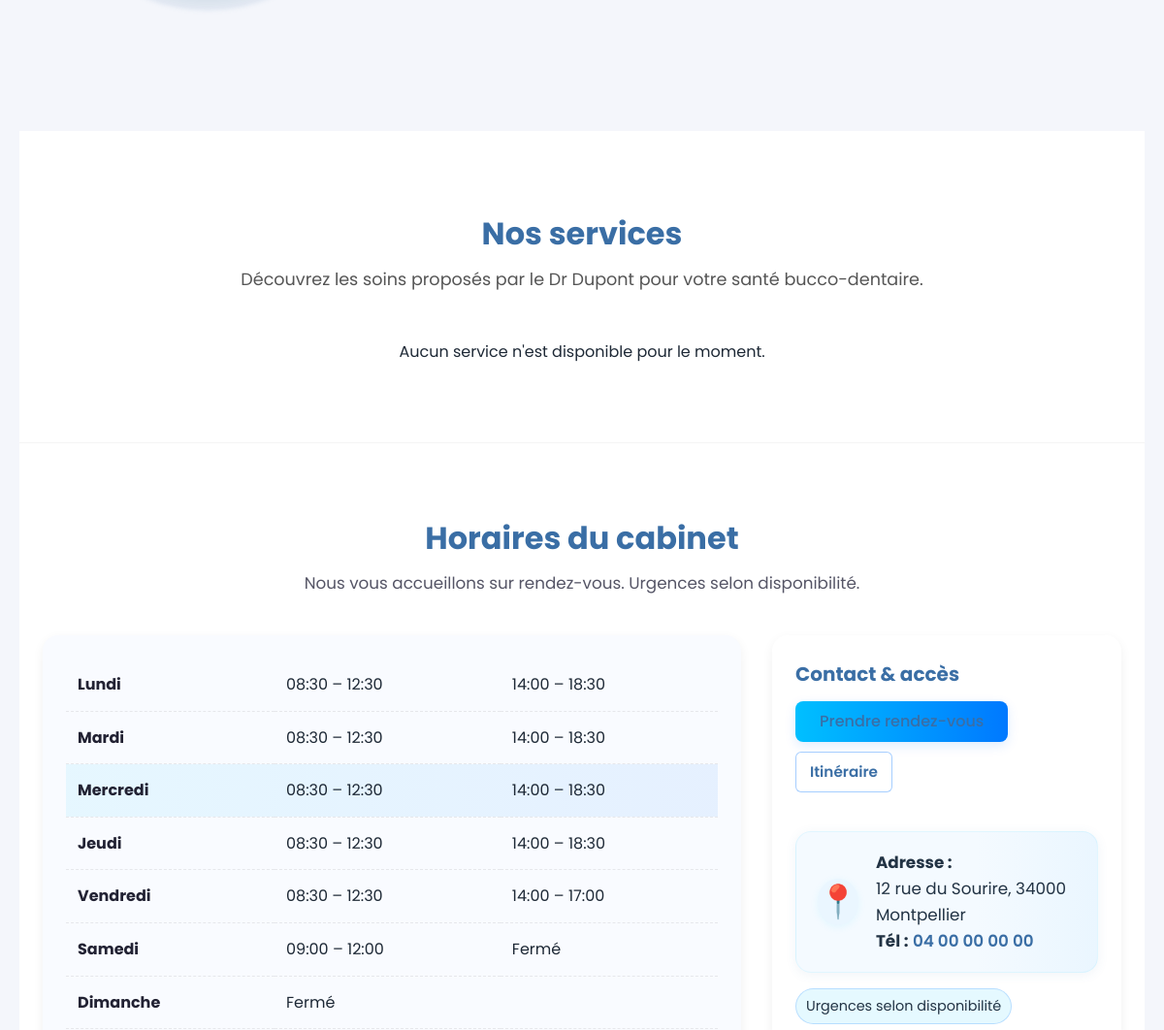
Before: / (middle part) with the older database file.
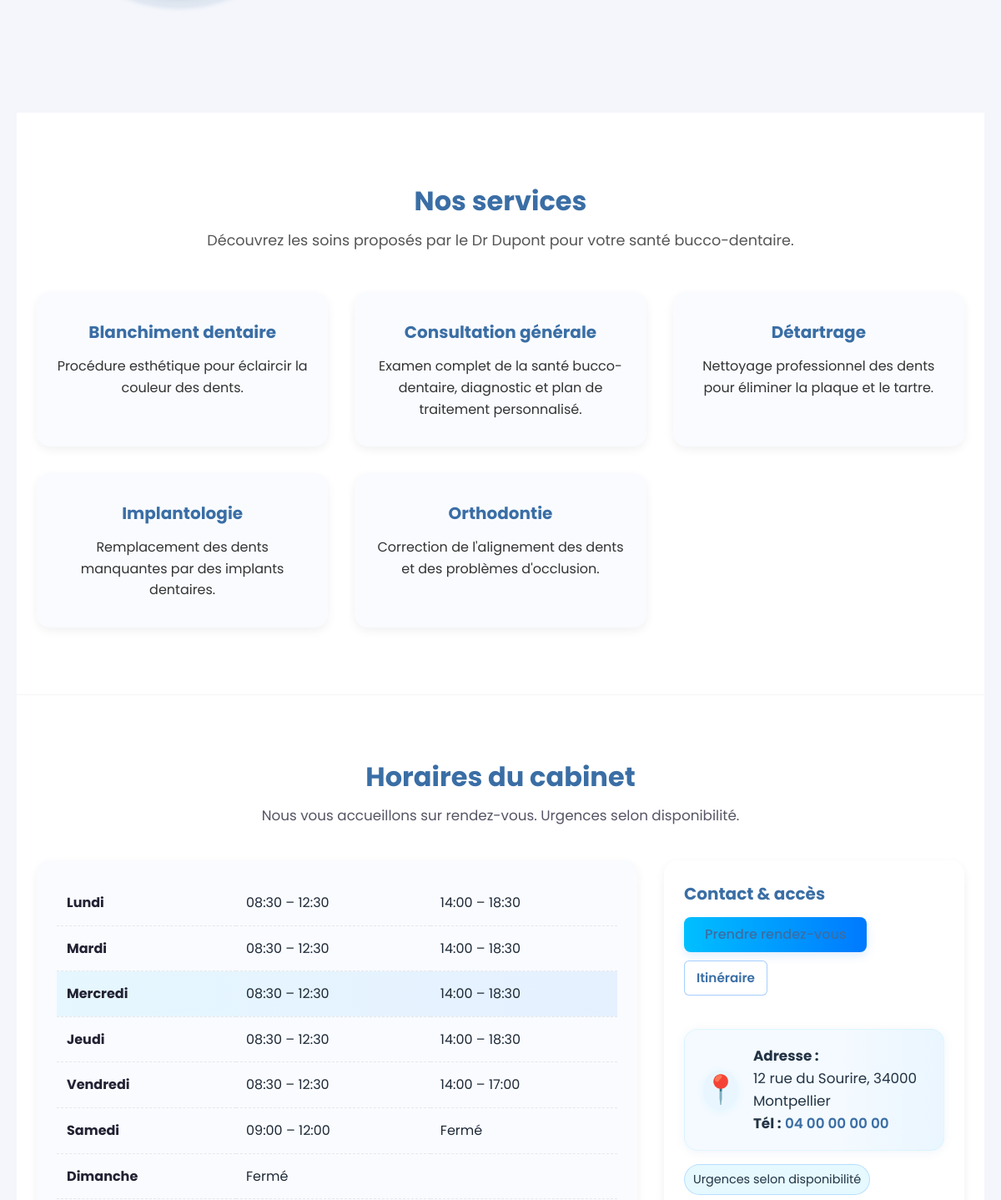
After: the same page with the newer database file.
### tables this page shows
CREATE TABLE `service` (
  `id` int(10) UNSIGNED NOT NULL,
  `titre` varchar(200) NOT NULL,
  `description` mediumtext NOT NULL,
  `statut` enum('BROUILLON','PUBLIE','ARCHIVE') NOT NULL DEFAULT 'BROUILLON',
  `image` varchar(255) DEFAULT NULL
);

### app/controllers/HomeController.php (called while the page is built, shortened)
<?php
class HomeController extends Controller {
    private $serviceModel;
    public function __construct() {
        $this->serviceModel = new ServiceModel();
    }
    public function index() {
        $services = $this->serviceModel->getAllServices();
        require_once 'app/views/home.php';
    }
}

### app/core/App.php (called while the page is built, shortened)
<?php
class App {
    public function run() {
        $action = $_GET['action'] ?? 'index';
        $method = $action;
        $params = [];
        try {
            $controller = new $controllerClass();
            call_user_func_array([$controller, $method], $params);
        } catch (\Exception $e) {
            error_log("Exception détaillée: " . $e->getMessage());
            error_log("Fichier: " . $e->getFile() . " ligne " . $e->getLine());
            error_log("Stack trace: " . $e->getTraceAsString());
            http_response_code(404);
            include __DIR__ . '/../views/error/404.php';
        }
    }
}

### index.php (called while the page is built, shortened)
<?php
spl_autoload_register(function ($class) {
    $path = __DIR__ . '/' . str_replace('\\', '/', $class) . '.php';
});
$app = new App();
$app->run();

### app/models/database.php (called while the page is built, shortened)
<?php
class Database {
    private static $instance = null;
    private $connection;
    private function __construct() {
        $host = 'localhost';
        $dbname = 'bdd_dupont';
        $user = 'root';
        $pass = '';
        $options = [
            PDO::ATTR_ERRMODE => PDO::ERRMODE_EXCEPTION,
            PDO::ATTR_DEFAULT_FETCH_MODE => PDO::FETCH_ASSOC,
            PDO::MYSQL_ATTR_INIT_COMMAND => 'SET NAMES utf8mb4'
        ];
        try {
            $this->connection = new PDO(
                "mysql:host=$host;dbname=$dbname",
                $user,
                $pass,
                $options
            );
        } catch (PDOException $e) {
            die('Erreur connexion BDD : ' . $e->getMessage());
        }
    }
    public function prepare($sql) {
        return $this->connection->prepare($sql);
    }
    public static function getInstance() {
        if (self::$instance === null) {
            self::$instance = new self();
        }
        return self::$instance;
    }
}

### app/core/Model.php (called while the page is built, shortened)
<?php
abstract class Model {
    public function __construct() {
        $this->db = Database::getInstance();
    }
}

### app/models/ServiceModel.php (called while the page is built, shortened)
<?php
class ServiceModel extends Model {
    public function getAllServices() {
        $sql = "SELECT * FROM service WHERE statut = 'PUBLIE' ORDER BY titre ASC";
        $stmt = $this->db->prepare($sql);
        $stmt->execute();
        return $stmt->fetchAll();
    }
}

### app/views/home.php (the view, shortened to what the changed rows need)
<?php include __DIR__ . '/templates/header.php'; ?>
<main>
  <section class="services" id="services">
    <div class="container">
      <h2>Nos services</h2>
      <div class="services-grid">
        <?php if (empty($services)): ?>
          <p class="services-empty">Aucun service n'est disponible pour le moment.</p>
        <?php else: ?>
          <?php foreach ($services as $service): ?>
            <article class="service-card">
              <h3><?php echo htmlspecialchars($service['titre'] ?? ''); ?></h3>
              <p><?php echo htmlspecialchars($service['description'] ?? ''); ?></p>
            </article>
          <?php endforeach; ?>
        <?php endif; ?>
      </div>
    </div>
  </section>
  <section class="hours" id="horaires">
    <div class="container">
      <h2>Horaires du cabinet</h2>
      <div class="hours-grid">
        <div class="hours-card" role="group" aria-labelledby="hours-title">
          <table class="hours-table" aria-describedby="hours-note">
            <tbody>
              <tr data-day="1">
                <th>Lundi</th>
              </tr>
              <tr data-day="2">
                <th>Mardi</th>
              </tr>
              <tr data-day="3">
                <th>Mercredi</th>
              </tr>
              <tr data-day="4">
                <th>Jeudi</th>
              </tr>
              <tr data-day="5">
                <th>Vendredi</th>
              </tr>
              <tr data-day="6">
                <th>Samedi</th>
              </tr>
              <tr data-day="0">
                <th>Dimanche</th>
              </tr>
            </tbody>
          </table>
        </div>
      </div>
    </div>
  </section>
</main>
<?php include __DIR__ . '/templates/footer.php'; ?>
</body>
</html>

Changed rows visible on the page:
added service: titre "Blanchiment dentaire", description "Procédure esthétique pour éclaircir la couleur des dents."
added service: titre "Consultation générale", description "Examen complet de la santé bucco-dentaire, diagnostic et plan de traitement personnalisé."
added service: titre "Détartrage", description "Nettoyage professionnel des dents pour éliminer la plaque et le tartre."
added service: titre "Implantologie", description "Remplacement des dents manquantes par des implants dentaires."
added service: titre "Orthodontie", description "Correction de l'alignement des dents et des problèmes d'occlusion."
Other visible differences:
text no longer shown: "Aucun service n'est disponible pour le moment."
